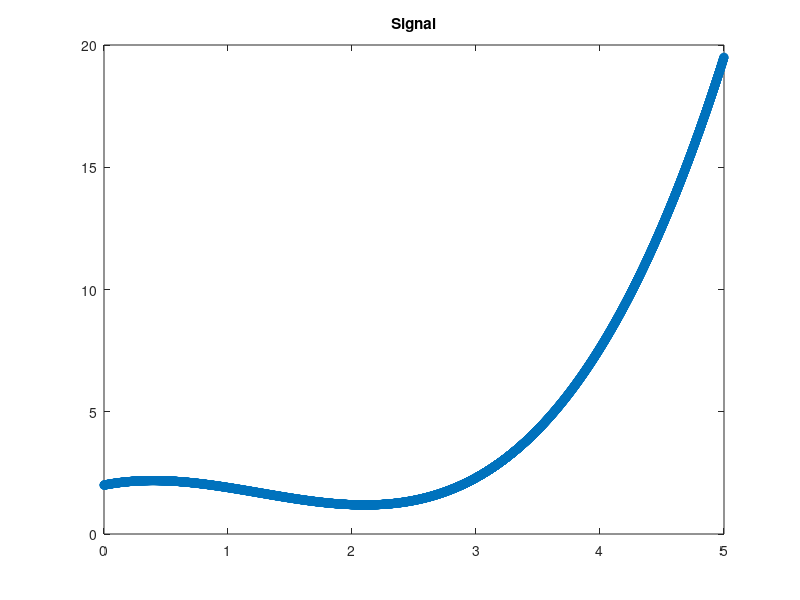

Write the MATLAB code that produced this figure.
clear all
close all
clc

% Underlying function
a =  2/5;
b = -3/2;
c =  1.0;
d =  2.0;
func = @(x) a*x.^3 + b*x.^2 + c*x + d;

% Number of points
N = 5000;
% Assuming the data is equispaced
x = linspace(0,5,N);
y = 0*rand(1,N)+func(x);

A = [x; y];

fileID = fopen('data.txt','w');
fprintf(fileID,'%6s %12s\n',num2str(N)," ");
fprintf(fileID,'%6.2f %12.8f\n',A);
fclose(fileID);

figure(1)
plot(x,y,"o")
title("Signal")